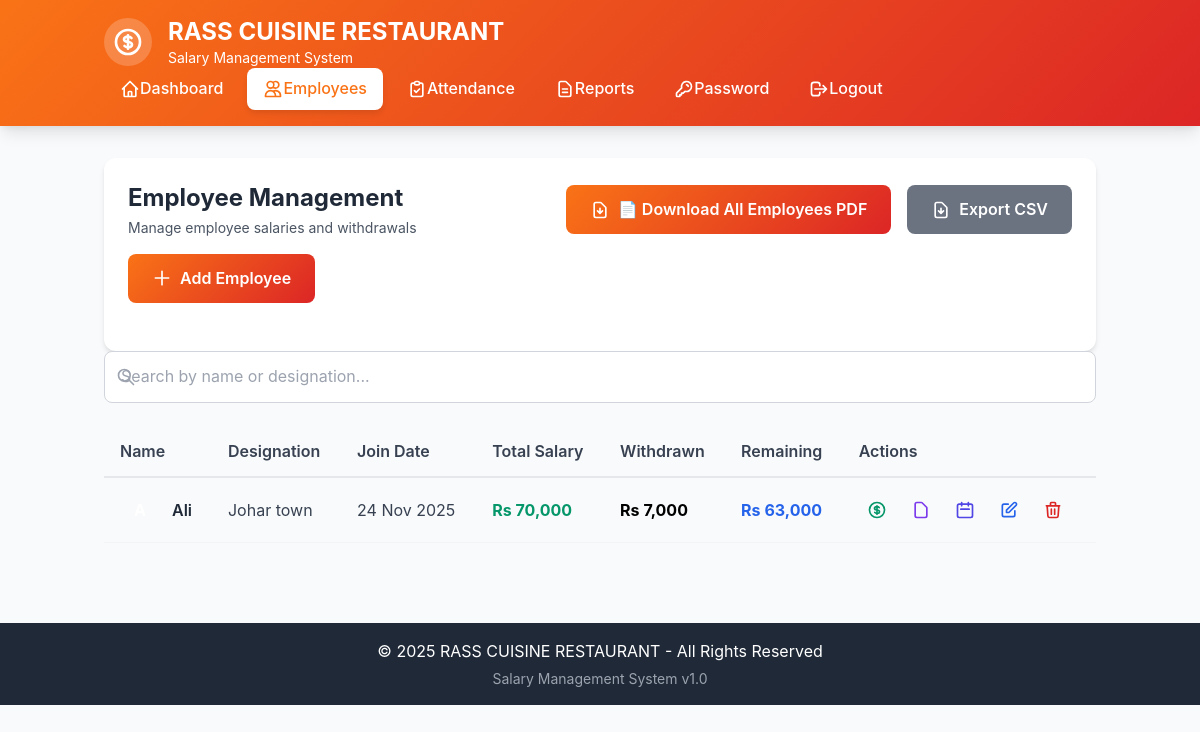
Page /employees (signed in) on the committed database.
### app.py (models this page shows)
class Employee(db.Model):
    id = db.Column(db.Integer, primary_key=True)
    name = db.Column(db.String(100), nullable=False)
    designation = db.Column(db.String(100), nullable=False)
    salary = db.Column(db.Float, nullable=False)
    join_date = db.Column(db.Date, nullable=False)
    salary_payment_date = db.Column(db.Date, nullable=True)
    total_withdrawn = db.Column(db.Float, default=0)
    created_at = db.Column(db.DateTime, default=datetime.utcnow)
    updated_at = db.Column(db.DateTime, default=datetime.utcnow, onupdate=datetime.utcnow, nullable=True)
    transactions = db.relationship('Transaction', backref='employee', lazy=True, cascade='all, delete-orphan')
    attendance_records = db.relationship('Attendance', backref='employee_rel', lazy=True, cascade='all, delete-orphan')

### app.py (the view)
@app.route('/employees')
@login_required
def employees():
    search = request.args.get('search', '')
    if search:
        employees = Employee.query.filter(
            (Employee.name.contains(search)) | (Employee.designation.contains(search))
        ).order_by(Employee.id).all()  # ✅ Sort by ID
    else:
        employees = Employee.query.order_by(Employee.id).all()  # ✅ Sort by ID
    return render_template('employees.html', employees=employees, search=search)

### app.py (called while the page is built)
@login_manager.user_loader
def load_user(user_id):
    return db.session.get(User, int(user_id))

### templates/employees.html (shortened to what this page needs)
{% extends "base.html" %}
{% block content %}
<div class="container mx-auto px-4 py-8">
    <div class="bg-white rounded-xl shadow-md p-6">
        <div class="flex items-center justify-between mb-6 flex-wrap gap-4">
            <div>
                <h2 class="text-2xl font-bold text-gray-800">Employee Management</h2>
                <p class="text-gray-600 text-sm mt-1">Manage employee salaries and withdrawals</p>
            </div>
            <div class="flex space-x-4">
    <a href="{{ url_for('download_all_employees_pdf') }}" class="btn-primary">
        📄 Download All Employees PDF
    </a>
    <a href="{{ url_for('export_csv') }}" class="btn-secondary">
        Export CSV
    </a>
</div>
                <button onclick="openAddModal()" class="btn-primary">
                    <svg xmlns="http://www.w3.org/2000/svg" class="h-5 w-5 inline mr-2" fill="none" viewBox="0 0 24 24" stroke="currentColor">
                        <path stroke-linecap="round" stroke-linejoin="round" stroke-width="2" d="M12 4v16m8-8H4" />
                    </svg>
                    Add Employee
                </button>
            </div>
        </div>
        <div class="mb-6">
            <form method="GET" action="{{ url_for('employees') }}" class="relative">
                <div class="absolute inset-y-0 left-0 pl-3 flex items-center pointer-events-none">
                </div>
                <input
                    type="text"
                    name="search"
                    value="{{ search }}"
                    placeholder="Search by name or designation..."
                    class="input-field pl-10 w-full"
                >
            </form>
        </div>
        {% if employees %}
        <div class="overflow-x-auto">
            <table class="w-full">
                <thead>
                    <tr class="bg-gray-50 border-b-2 border-gray-200">
                        <th class="text-left py-3 px-4 font-semibold text-gray-700">Name</th>
                        <th class="text-left py-3 px-4 font-semibold text-gray-700">Designation</th>
                        <th class="text-left py-3 px-4 font-semibold text-gray-700">Join Date</th>
                        <th class="text-left py-3 px-4 font-semibold text-gray-700">Total Salary</th>
                        <th class="text-left py-3 px-4 font-semibold text-gray-700">Withdrawn</th>
                        <th class="text-left py-3 px-4 font-semibold text-gray-700">Remaining</th>
                        <th class="text-left py-3 px-4 font-semibold text-gray-700">Actions</th>
                    </tr>
                </thead>
                <tbody>
                    {% for emp in employees %}
                    <tr class="border-b border-gray-100 hover:bg-gray-50 transition-colors">
                        <td class="py-3 px-4">
                            <div class="flex items-center">
                                <div class="bg-gradient-to-r from-orange-500 to-red-500 text-white w-10 h-10 rounded-full flex items-center justify-center mr-3 font-bold">
                                </div>
                                <span class="font-semibold text-gray-800">{{ emp.name }}</span>
                            </div>
                        </td>
                        <td class="py-3 px-4 text-gray-700">{{ emp.designation }}</td>
                        <td class="py-3 px-4 text-gray-700">{{ emp.join_date.strftime('%d %b %Y') }}</td>
                        <td class="py-3 px-4">
                            <span class="text-green-600 font-bold">Rs {{ "{:,.0f}".format(emp.salary) }}</span>
                        </td>
                        <td class="py-3 px-4">
                            <span class="text-orange-600 font-bold">Rs {{ "{:,.0f}".format(emp.total_withdrawn) }}</span>
                        </td>
                        <td class="py-3 px-4">
                            <span class="text-blue-600 font-bold">Rs {{ "{:,.0f}".format(emp.salary - emp.total_withdrawn) }}</span>
                        </td>
                        <td class="py-3 px-4">
                            <div class="flex space-x-2">
                                <button
                                    onclick="openWithdrawalModal({{ emp.id }}, '{{ emp.name }}', {{ emp.salary }}, {{ emp.total_withdrawn }})"
                                    class="action-btn text-green-600 hover:bg-green-50"
                                    title="Add Withdrawal"
                                >
                                </button>
                                <a
                                    href="{{ url_for('download_employee_history', employee_id=emp.id) }}"
                                    class="action-btn text-purple-600 hover:bg-purple-50"
                                    title="Download Salary History PDF"
                                >
                                    <svg xmlns="http://www.w3.org/2000/svg" class="h-5 w-5" fill="none" viewBox="0 0 24 24" stroke="currentColor">
                                        <path stroke-linecap="round" stroke-linejoin="round" stroke-width="2" d="M7 21h10a2 2 0 002-2V9.414a1 1 0 00-.293-.707l-5.414-5.414A1 1 0 0012.586 3H7a2 2 0 00-2 2v14a2 2 0 002 2z" />
                                    </svg>
                                </a>
                                <button
                                    onclick="openSalaryDateModal({{ emp.id }}, '{{ emp.name }}', '{{ emp.salary_payment_date.strftime('%Y-%m-%d') if emp.salary_payment_date else '' }}')"
                                    class="action-btn text-indigo-600 hover:bg-indigo-50"
                                    title="Set Salary Payment Date"
                                >
                                    <svg xmlns="http://www.w3.org/2000/svg" class="h-5 w-5" fill="none" viewBox="0 0 24 24" stroke="currentColor">
                                        <path stroke-linecap="round" stroke-linejoin="round" stroke-width="2" d="M8 7V3m8 4V3m-9 8h10M5 21h14a2 2 0 002-2V7a2 2 0 00-2-2H5a2 2 0 00-2 2v12a2 2 0 002 2z" />
                                    </svg>
                                </button>
                                <button
                                    onclick="openEditModal({{ emp.id }})"
                                    class="action-btn text-blue-600 hover:bg-blue-50"
                                    title="Edit Employee"
                                >
                                    <svg xmlns="http://www.w3.org/2000/svg" class="h-5 w-5" fill="none" viewBox="0 0 24 24" stroke="currentColor">
                                        <path stroke-linecap="round" stroke-linejoin="round" stroke-width="2" d="M11 5H6a2 2 0 00-2 2v11a2 2 0 002 2h11a2 2 0 002-2v-5m-1.414-9.414a2 2 0 112.828 2.828L11.828 15H9v-2.828l8.586-8.586z" />
                                    </svg>
                                </button>
                                <a
                                    href="{{ url_for('delete_employee', id=emp.id) }}"
                                    onclick="return confirm('Are you sure you want to delete {{ emp.name }}? This will also delete all their transactions.')"
                                    class="action-btn text-red-600 hover:bg-red-50"
                                    title="Delete Employee"
                                >
                                    <svg xmlns="http://www.w3.org/2000/svg" class="h-5 w-5" fill="none" viewBox="0 0 24 24" stroke="currentColor">
                                        <path stroke-linecap="round" stroke-linejoin="round" stroke-width="2" d="M19 7l-.867 12.142A2 2 0 0116.138 21H7.862a2 2 0 01-1.995-1.858L5 7m5 4v6m4-6v6m1-10V4a1 1 0 00-1-1h-4a1 1 0 00-1 1v3M4 7h16" />
                                    </svg>
                                </a>
                            </div>
                        </td>
                    </tr>
                    {% endfor %}
                </tbody>
            </table>
        </div>
        {% endif %}
    </div>
{% endblock %}

### static/css/style.css (style rules this page uses)
:root { --primary-color: #f97316; --secondary-color: #dc2626; --success-color: #10b981; --warning-color: #f59e0b; --danger-color: #ef4444; --info-color: #3b82f6; --dark-color: #1f2937; --light-color: #f9fafb; }
* { margin: 0; padding: 0; box-sizing: border-box; }
body { font-family: 'Inter', -apple-system, BlinkMacSystemFont, 'Segoe UI', Roboto, 'Helvetica Neue', Arial, sans-serif; line-height: 1.6; }
.btn-primary { display: inline-flex; align-items: center; justify-content: center; padding: 0.75rem 1.5rem; background: linear-gradient(135deg, #f97316 0%, #dc2626 100%); color: white; font-weight: 600; border: none; border-radius: 0.5rem; cursor: pointer; transition: all 0.3s ease; text-decoration: none; }
.btn-secondary { display: inline-flex; align-items: center; justify-content: center; padding: 0.75rem 1.5rem; background-color: #6b7280; color: white; font-weight: 600; border: none; border-radius: 0.5rem; cursor: pointer; transition: all 0.3s ease; text-decoration: none; }
.input-field { width: 100%; padding: 0.75rem 1rem; border: 1px solid #d1d5db; border-radius: 0.5rem; font-size: 1rem; transition: all 0.3s ease; }
.action-btn { padding: 0.5rem; border-radius: 0.375rem; transition: all 0.2s ease; cursor: pointer; border: none; background: transparent; }
table { border-collapse: collapse; }
table thead tr { background-color: #f9fafb; }
table tbody tr { transition: background-color 0.2s ease; }

### rows in the picture
Employee: name "Ali", designation "Johar town", join_date "24 Nov 2025", salary "70,000", total_withdrawn "7,000", emp.salary-emp.total_withdrawn "63,000"
